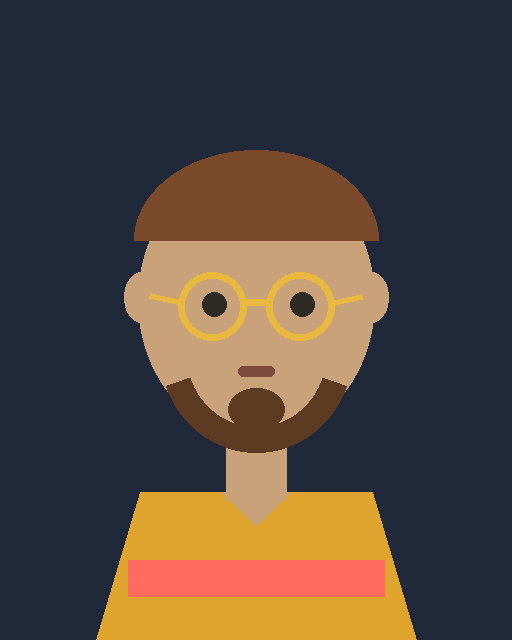
#> input picture scripts/booth/test_portrait.png, 512 x 640 px
$ python pixel_gate.py test_portrait.png test_portrait.png
#> lines starting #> are read from the running program, lines starting #| are printed output that depends on the picture
#!/usr/bin/env python3
"""pixel_gate.py — PHOTO BOOTH stage-3 deterministic pixel gate (PIL, no LLM).

The vision reviewer is GENEROUS (docs/23 §5.3 finding #8: it missed 3 real
defects) — deterministic probes own the gate. This generalises the proven
bbox-relative zone method from scripts/img2threejs_run/pixel_gate.py to ANY
bust: instead of hand-authored zones we check the invariants that make a bust
shippable:
  1. RENDERS       — model bbox occupies a sane fraction of the frame and the
                     silhouette aspect is bust-like (0.45–1.35, not a pancake).
  2. MULTI-PART    — the render is not one blob: >= 4 distinct colour clusters
                     inside the model bbox.
  3. PALETTE FIDELITY — >= 2 of the intake palette's top 3 hexes actually appear
                     in the render (tolerance 80 — lights shift flat colours;
                     the beacon gate passed at tol 70 against lit renders).
Exit 0 = PASS. stdout = one-line JSON verdict (fed to the retry prompt on fail).
"""

import json
import sys
from collections import Counter

from PIL import Image

BG_TOL = 40
PAL_TOL = 80


def rgb(hexv: str):
    h = hexv.lstrip("#")
    return tuple(int(h[i : i + 2], 16) for i in (0, 2, 4))


def near(c, ref, tol: float) -> bool:
    return sum((a - b) ** 2 for a, b in zip(c, ref)) ** 0.5 <= tol


def main(shot_path: str, palette_json: str) -> int:
#> called with shot_path = 'test_portrait.png', palette_json = 'test_portrait.png'
    im = Image.open(shot_path).convert("RGB")
#> im is the input picture: PIL image 512x640 RGB; mean R, G, B 82.3, 70.7, 63.3
    W, H = im.size
#> W = 512; H = 640

    # ── model bbox: non-background pixels (skip 40px top strip — status text) ─
    scan = im.crop((0, 40, W, H))
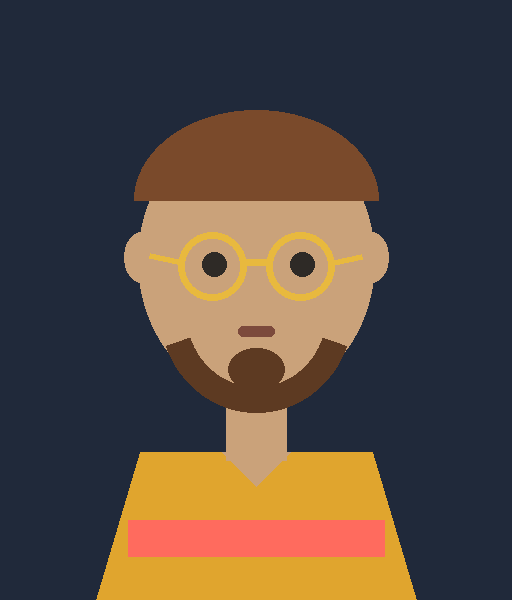
#> scan: PIL image 512x600 RGB; mean R, G, B 85.7, 72.6, 63.7
    sw, sh = scan.size
#> sw = 512; sh = 600
    data = scan.tobytes()  # raw RGB bytes: index = (y * sw + x) * 3
    bg = data[(5 * sw + 5) * 3:(5 * sw + 5) * 3 + 3]

    minx, miny, maxx, maxy = sw, sh, 0, 0
#> minx = 512; miny = 600; maxx = 0; maxy = 0
    covered = 0
    for iy in range(0, sh, 2):
        row = iy * sw * 3
        for ix in range(0, sw, 2):
            i = row + ix * 3
            c = (data[i], data[i + 1], data[i + 2])
            if not near(c, bg, BG_TOL):
                minx, maxx = min(minx, ix), max(maxx, ix)
                miny, maxy = min(miny, iy), max(maxy, iy)
                covered += 1
#> after the loop, covered = 25637

    def verdict(ok, checks):
        print(json.dumps({"ok": ok, "checks": checks}))
        return 0 if ok else 1

    if maxx <= minx or maxy <= miny:
        return verdict(
            False,
            [
                {
                    "name": "renders",
                    "pass": False,
                    "detail": "no model pixels found — blank render",
                }
            ],
        )

    bw, bh = maxx - minx, maxy - miny
#> bw = 316; bh = 488
    frac = covered / ((sw * sh) / 4)
#> frac = 0.334
    aspect = bw / bh
#> aspect = 0.648
    checks = [
        {
            "name": "renders",
            "pass": frac >= 0.04 and 0.45 <= aspect <= 1.35,
            "detail": f"bbox {bw}x{bh} aspect {aspect:.2f} coverage {frac * 100:.1f}%",
        }
    ]

    # ── distinct colour clusters inside the bbox (quantised to 4-bit/channel) ─
    crop = im.crop((minx, 40 + miny, maxx + 1, 40 + maxy + 1))
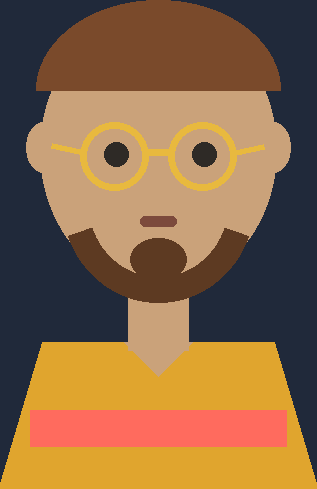
#> crop: PIL image 317x489 RGB; mean R, G, B 137.9, 103.4, 69.3
    clusters: Counter = Counter()
    cdata = crop.tobytes()
    for iy in range(0, crop.height, 2):
        row = iy * crop.width * 3
        for ix in range(0, crop.width, 2):
            i = row + ix * 3
            c = (cdata[i], cdata[i + 1], cdata[i + 2])
            if near(c, bg, BG_TOL):
                continue
            clusters[(c[0] >> 4, c[1] >> 4, c[2] >> 4)] += 1
#> after the loop, clusters = {(7, 4, 2): 4420, (12, 10, 7): 8632, (14, 11, 3): 785, (7, 4, 3): 102, (5, 3, 2): 1800, (14, 10, 2): 7447, (15, 6, 5): 2451}
    distinct = sum(1 for _, n in clusters.most_common(24) if n >= 25)
#> distinct = 7
    checks.append(
        {
            "name": "multi-part",
            "pass": distinct >= 4,
            "detail": f"{distinct} distinct colour clusters (need >=4)",
        }
    )

    # ── palette fidelity: top-3 intake hexes present in the render ────────────
#> (the run stopped early here; a loop or call above may not have finished)
